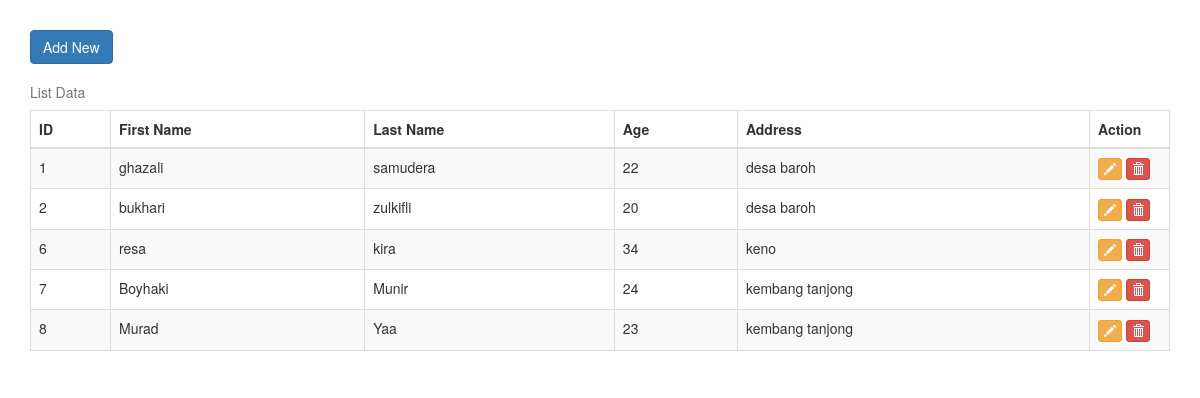
The page / on the database its author committed.
### tables this page shows
CREATE TABLE IF NOT EXISTS `crud` (
  `idcrud` int(11) NOT NULL AUTO_INCREMENT,
  `firstname` varchar(45) NOT NULL,
  `lastname` varchar(45) NOT NULL,
  `age` varchar(20) NOT NULL,
  `address` text NOT NULL,
  PRIMARY KEY (`idcrud`)
);

### application/controllers/ccrud.php (called while the page is built, shortened)
<?php if ( ! defined('BASEPATH')) exit('No direct script access allowed');
class Ccrud extends CI_Controller {
	public function index()
	{
		$data['data_get'] = $this->mcrud->view();
		$this->load->view('header');
		$this->load->view('vcrud', $data);
		$this->load->view('footer');
	}
}

### index.php (called while the page is built, shortened)
<?php
require_once BASEPATH.'core/CodeIgniter.php';

### application/models/mcrud.php (called while the page is built, shortened)
<?php
class Mcrud extends CI_Model {
	function view() {
		$ambil = $this->db->get('crud');
		if ($ambil->num_rows() > 0) {
			foreach ($ambil->result() as $data) {
				$hasil[] = $data;
			}
			return $hasil;
		}
	}
}

### application/views/vcrud.php (the view)
<p>
<a href="<?php echo site_url('ccrud/add') ?>" class="btn btn-primary">Add New</a>
</p>
<div class="table-responsive">
   <table class="table table-bordered table-hover table-striped">
      <caption>List Data</caption>
      <thead>
        <tr>
          <th width="80px">ID</th>
          <th>First Name</th>
          <th>Last Name</th>
          <th>Age</th>
          <th>Address</th>
          <th width="80px">Action</th>
        </tr>
      </thead>
      <tbody>
      <?php
		if ($data_get == NULL) {
		?>
		<div class="alert alert-info" role="alert">Data masih kosong, tolong di isi!</div>
		<?php
		} else {
		foreach ($data_get as $row) {
		?>
        <tr>
          <td><?php echo $row->idcrud; ?></td>
          <td><?php echo $row->firstname; ?></td>
          <td><?php echo $row->lastname; ?></td>
          <td><?php echo $row->age; ?></td>
          <td><?php echo $row->address; ?></td>
          <td>
          	<a href="<?php echo site_url('ccrud/edit/' . $row->idcrud); ?>" class="btn btn-warning btn-xs"><span class="glyphicon glyphicon-pencil" aria-hidden="true"></span></a>
          	<a href="<?php echo site_url('ccrud/delete/' . $row->idcrud); ?>" class="btn btn-danger btn-xs"><span class="glyphicon glyphicon-trash" aria-hidden="true"></span></a>
          </td>
    		<?php
    		}
		}
    		?>
        </tr>
      </tbody>
   </table>
</div>

### application/views/header.php (shortened to what this page needs)
<!DOCTYPE html>
<html lang="en">
  <head>
    <link href="<?php echo base_url() ?>bootstrap/css/bootstrap.min.css" rel="stylesheet">
  </head>
  <body>
<p><br/></p>
    <div class="container">

### application/views/footer.php (shortened to what this page needs)
    </div>
  </body>
</html>

### rows shown on the page
crud: idcrud "1", firstname "ghazali", lastname "samudera", age "22", address "desa baroh"
crud: idcrud "2", firstname "bukhari", lastname "zulkifli", age "20", address "desa baroh"
crud: idcrud "6", firstname "resa", lastname "kira", age "34", address "keno"
crud: idcrud "7", firstname "Boyhaki", lastname "Munir", age "24", address "kembang tanjong"
crud: idcrud "8", firstname "Murad", lastname "Yaa", age "23", address "kembang tanjong"
